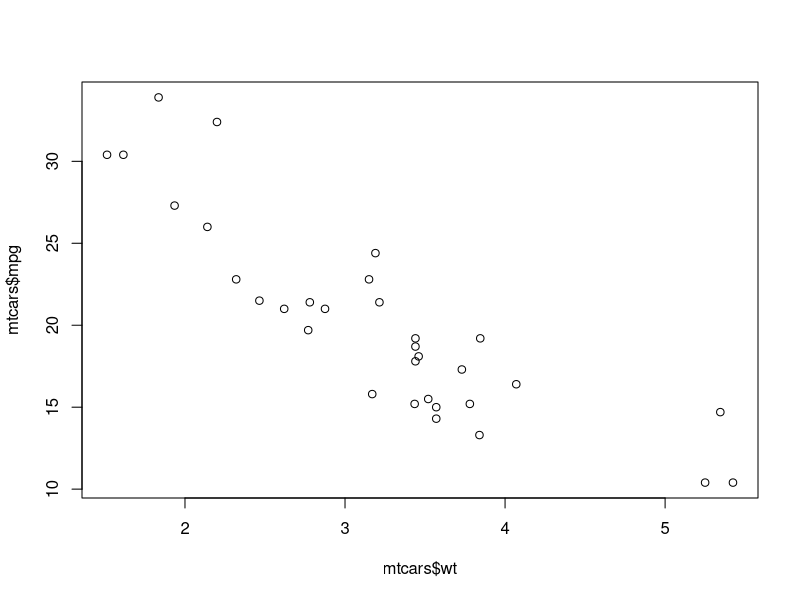
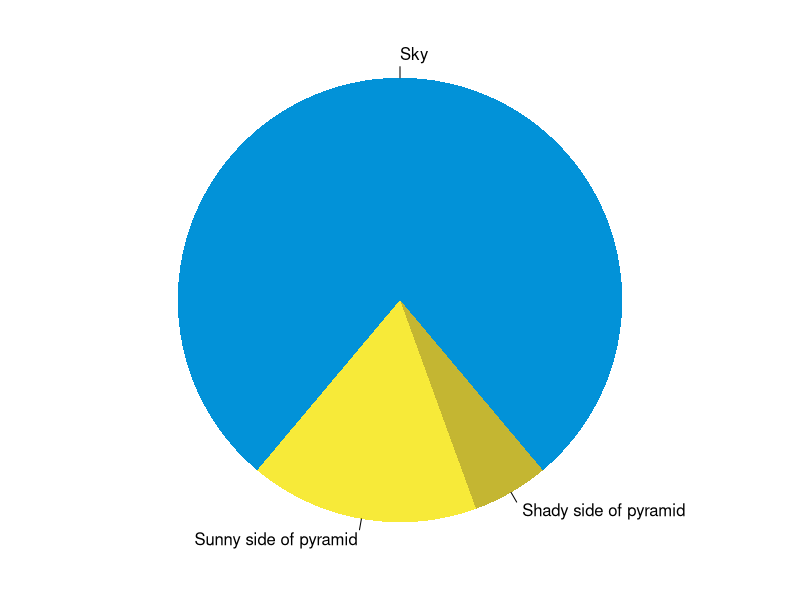

Here is the R script that generated these plots, in order:
## ---- chunk 1
knitr::opts_chunk$set(collapse = TRUE)
## ---- chunk 2
plot(mtcars$mpg ~ mtcars$wt)
## ---- chunk 3
par(mar = c(0, 1, 0, 1))
pie(
  c(280, 60, 20),
  c('Sky', 'Sunny side of pyramid', 'Shady side of pyramid'),
  col = c('#0292D8', '#F7EA39', '#C4B632'),
  init.angle = -50, border = NA
)
